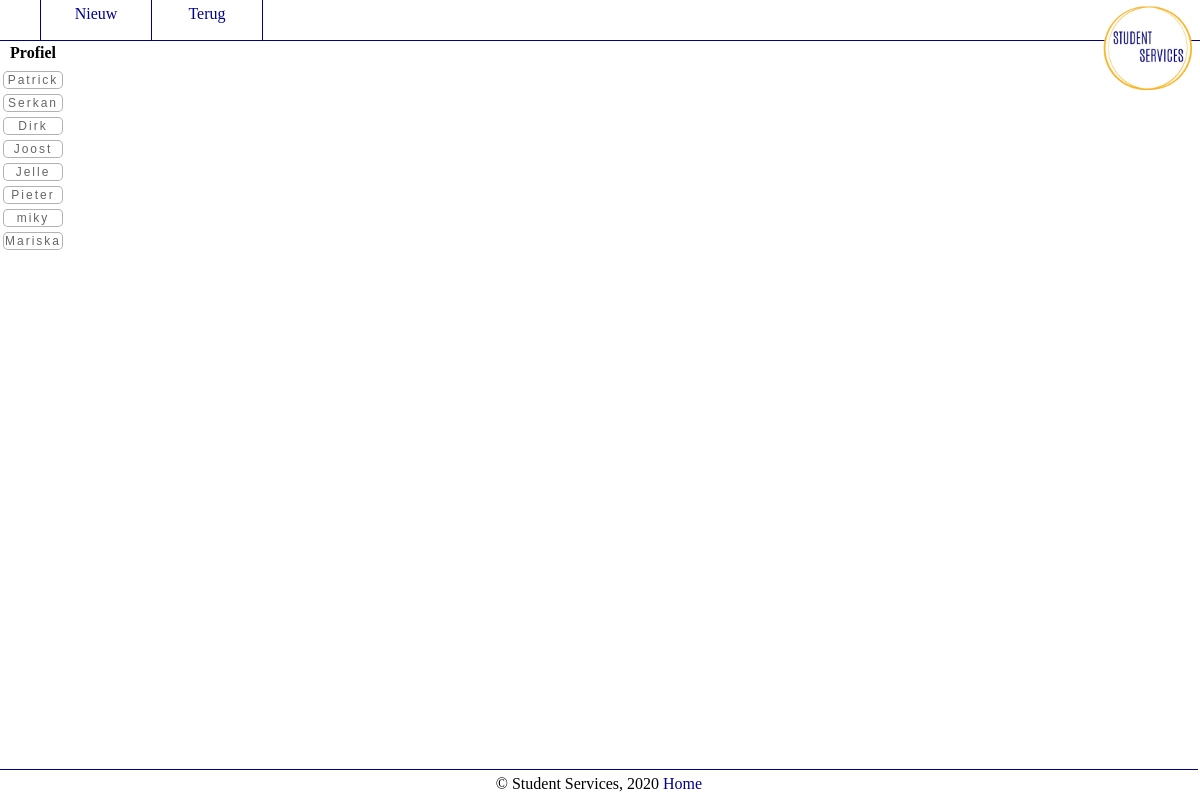
Screenshot of /View/Profiel/View.php with the database file from the repository.
### tables this page shows
CREATE TABLE PROFIEL(
GebruikerID int NOT NULL ,
ProfielID int NOT NULL PRIMARY KEY AUTO_INCREMENT,
Achternaam varchar(60) NOT NULL,
Voornaam varchar(50) NOT NULL,
Tussenvoegsel varchar(10) NULL,
School int NULL ,
Opleiding int NULL,
Startdatumopleiding date NULL,
Foto BLOB DEFAULT NULL,
Status ENUM('actief', 'non actief', 'verwijderd') DEFAULT 'actief',
Prefix varchar(8) NULL,
Straat varchar(50) NOT NULL,
Huisnummer int NOT NULL,
Extentie varchar(3) NULL,
Postcode varchar(6) NOT NULL,
Woonplaats varchar(60) NOT NULL,
Geboortedatum date NULL,
Telefoonnummer varchar(15) NULL,
FOREIGN KEY(GebruikerID) REFERENCES Gebruiker(GebruikerID) ON UPDATE CASCADE,
FOREIGN KEY(School) REFERENCES School(SchoolID) ON UPDATE CASCADE,
FOREIGN KEY(Opleiding) REFERENCES SELECTIEOPLEIDING(OpleidingID) ON UPDATE CASCADE
);

### Includes/DB.php (called while the page is built, shortened)
<?php
class ConnectDB {
    private PDO $conn;
    public function __construct() {
        $servername = "127.0.0.1";
        $username = "SSimp";
        $password = "SSimp1234!";
        $database = "studentservices";
        try {
            $this->conn = new PDO("mysql:host=$servername;dbname=$database", $username, $password);
            $this->conn ->setAttribute(PDO::ATTR_ERRMODE, PDO::ERRMODE_EXCEPTION);
        }
        catch(PDOException $e)
        {
            echo "Connection failed: " . $e->getMessage();
        }
    }
    public function GetConnection() : PDO
    {
        return $this->conn;
    }
}
?>

### Model/ProfielModel.php (called while the page is built, shortened)
<?php
require_once($_SERVER['DOCUMENT_ROOT'] . "/StudentServices/BaseClass/Profiel.php");
require_once($_SERVER['DOCUMENT_ROOT'] . "/StudentServices/includes/DB.php");
class ProfielModel
{
    private PDO $conn;
    public function __construct(){
        $this->ConnectDb = new ConnectDb();
        $this->conn      = $this->ConnectDb->GetConnection();
    }
    public function GetProfielen(){
        $sql = "SELECT ProfielID ,
            GebruikerID,
            School ,
            Opleiding ,
            Startdatumopleiding ,
            Status,
            Achternaam ,
            Voornaam ,
            Tussenvoegsel,
            Prefix ,
            Straat ,
            Huisnummer,
            Extentie ,
            Postcode ,
            Woonplaats ,
            Geboortedatum ,
            Telefoonnummer FROM Profiel";
        return $this->conn->query($sql);
    }
}

### Controller/ProfielController.php (called while the page is built, shortened)
<?php
require_once($_SERVER['DOCUMENT_ROOT'] . "/StudentServices/Model/ProfielModel.php");
require_once($_SERVER['DOCUMENT_ROOT'] . "/StudentServices/Controller/OpleidingController.php");
require_once($_SERVER['DOCUMENT_ROOT'] . "/StudentServices/Controller/SchoolController.php");
class ProfielController
{
    private ProfielModel $profielmodel;
    public function __construct(int $GebruikerID){
        $this->profielmodel = new ProfielModel();
    }
    public function GetProfielen(){
        $ProfielArray = [];
        foreach ($this->profielmodel->GetProfielen()->fetchAll(PDO::FETCH_ASSOC) as $profiel){
            $schoolc    = new SchoolController();
            $opleidingc = new OpleidingController();
            $profiel         = new Profiel(
                $profiel['ProfielID'],
                $profiel['GebruikerID'],
                $profiel['School'] == null ? null : $schoolc->getById($profiel['School']),
                $profiel['Opleiding'] == null ? null : $opleidingc->getById($profiel['Opleiding']),
                new DateTime($profiel['Startdatumopleiding']),
                $profiel['Status'] = null ? "onbekend" : $profiel['Status'],
                $profiel['Achternaam'] ?? "",
                $profiel['Voornaam'] ?? "",
                $profiel['Tussenvoegsel'] == null ? "" : $profiel['Tussenvoegsel'],
                $profiel['Prefix'] == null ? "" : $profiel['Prefix'],
                $profiel['Straat'] ?? "",
                $profiel['Huisnummer'] ?? 0,
                $profiel['Extentie'] ?? "",
                $profiel['Postcode'] ?? "",
                $profiel['Woonplaats'] ?? "",
                new DateTime($profiel['Geboortedatum']),
                $profiel['Telefoonnummer'] == null ? "" : $profiel['Telefoonnummer']);
            $ProfielArray [] = $profiel;
        }
        return $ProfielArray;
    }
}

### Model/SchoolModel.php (called while the page is built, shortened)
<?php
require_once  ($_SERVER['DOCUMENT_ROOT']."/StudentServices/includes/DB.php");
class SchoolModel
{
    private PDO $conn;
    public function __construct()
    {
        $this->ConnectDb = new ConnectDb();
        $this->conn = $this->ConnectDb->GetConnection();
    }
    function get(int $ID)
    {
        $sql = "Select SchoolID,Schoolnaam from SCHOOL WHERE SCHOOLID =$ID";
        return $this->conn->query($sql)->fetch(PDO::FETCH_ASSOC);
    }
}

### Model/OpleidingModel.php (called while the page is built, shortened)
<?php
require_once($_SERVER['DOCUMENT_ROOT'] . "/StudentServices/includes/DB.php");
class OpleidingModel
{
    private PDO $conn;
    public function __construct(){
        $this->ConnectDb = new ConnectDb();
        $this->conn      = $this->ConnectDb->GetConnection();
    }
    function get(int $ID){
        $sql = "SELECT OpleidingID,Naamopleiding,Voltijd_deeltijd  FROM SelectieOpleiding WHERE OpleidingID =$ID";
        return $this->conn->query($sql);
    }
}

### Controller/SchoolController.php (called while the page is built, shortened)
<?php
require_once ($_SERVER['DOCUMENT_ROOT']."/StudentServices/Model/SchoolModel.php");
class SchoolController
{
    private SchoolModel $schoolmodel;
    public function __construct() {
        $this->schoolmodel = new SchoolModel();
    }
    function getById(int $id) : school
    {
        $School = $this->schoolmodel->Get($id);
        return new School($School['SchoolID'],$School['Schoolnaam']);
    }
}

### Controller/OpleidingController.php (called while the page is built, shortened)
<?php
require_once ($_SERVER['DOCUMENT_ROOT']."/StudentServices/Model/OpleidingModel.php");
class OpleidingController
{
    private OpleidingModel $Opleidingmodel;
    public function __construct() {
        $this->Opleidingmodel = new OpleidingModel();
    }
    function getById(int $id)
    {
        $Opleiding = $this->Opleidingmodel->Get($id)->fetchAll(PDO::FETCH_ASSOC);
        return new Opleiding($Opleiding[0]['OpleidingID'],$Opleiding[0]['Naamopleiding'], $Opleiding[0]['Voltijd_deeltijd']);
    }
}

### BaseClass/Profiel.php (called while the page is built, shortened)
<?php
class Profiel
{
    private int $ProfielID;
    private string $Voornaam;
    public function __construct(int $ProfielID, int $GebruikerID, ?School $School, ?Opleiding $Opleiding,
        ?DateTime $Startdatumopleiding, string $Status, string $Achternaam, string $Voornaam, string $Tussenvoegsel,
        string $Prefix, string $Straat, int $Huisnummer, string $Extentie, string $Postcode,
        string $Woonplaats, ?DateTime $Geboortedatum, string $Telefoonnummer){
        $this->ProfielID           = $ProfielID;
        $this->Voornaam            = $Voornaam;
    }
    public function getProfielID(): int{
        return $this->ProfielID;
    }
    public function getVoornaam(): string{
        return $this->Voornaam;
    }
}

### View/Profiel/View.php (the view, shortened to what this page needs)
<?php
require_once ($_SERVER['DOCUMENT_ROOT']."/StudentServices/Controller/ProfielController.php");
?>
<!DOCTYPE HTML>
<html lang="en">
<head>
    <link rel="stylesheet" href="/StudentServices/css/style.css">
</head>
</head>
<body>
    <div class="header">
        <nav id="page-nav">
<ul>
    <?php
    echo "<li>
            <a href=\"Add.php\">Nieuw</a>
        </li>";
    echo "<li><a href=\"/StudentServices/index.php\">Terug</a></li>";
    ?>
</ul>
        </nav>
             <a href="index.html"><img id="logo" src="/StudentServices/images/logotrans.png"/></a>
    </div>
<div class="info">
<form  method="post" action="Edit.php">
<table> <tr> <th>Profiel</th> <th></th> <th></th></tr>
<tr><td>
    <?php
    if (empty($_Post) && !isset($_Post["actie"]))
    {
        $profielcontroller= new ProfielController(1000);
        foreach ($profielcontroller->GetProfielen() as $profiel)
        {
            echo "<tr> <td> <input type=\"submit\" value=\"".$profiel->getVoornaam()."\" formaction='Edit.php?ID=".$profiel->getProfielId()."' class=\"table1col\"> </td></tr>";
        }
    }
    ?>
    </td>
</tr>
</table>
</form>
</div>
<div class="footer">
    <div>© Student Services, 2020
        <?php
        $GebrID = 1;
        echo "<a href=\"index.php?GebrID=$GebrID\">Home </a>";
        ?>
    </div>
</div>
</body>
</html>

### css/style.css (style rules this page uses)
body { height:100%; padding:0px; margin:0px; }
.table1col { display: inline-block; color: #666; background-color: #ffffff; letter-spacing: 2px; font-size: 12px; padding: 1px; border-radius: 5px; -moz-border-radius: 5px; -webkit-border-radius: 5px; border: 1px solid rgba(0,0,0,0.3); border-bottom-width: 1px; width:100%; }
#logo { position: fixed; right : 0px; top :0px; height: 100px; width:100px; }
#page-nav { width: 100%; position: fixed; border-bottom: 1px solid #00008B; background-color: #ffffff; }
.info { grid-area: info; width:100%; overflow: auto; }
ul { list-style-type: none; overflow: hidden; width:100%; height:40px; margin:auto; background-color: #FFFFFF; border-color: #00008B; }
li { float: left; }
li a { text-decoration: none; float: left; background-color: #FFFFFF; color: #00008B; border-left: 1px solid #00008B; margin-left:0px; margin-top:0px; padding-top: 5px; height:40px; width:110px; font-size: 16px; text-align: center; }
li:last-child { border-right: 1px solid #00008B; }
.header { grid-area: header; height:40px; border-bottom: 1px solid #00008B; z-index:1; background-color: #FFFFFF; }
.footer { grid-area: footer; position: fixed; left: 0; bottom: 0; background-color: #ffffff; overflow: hidden; height:20px; padding:5px; width : 99%; text-align: center; border-top: 1px solid #00008B; }
.footer a { text-decoration: none; color: #00008B; margin-left:0px; margin-top:0px; padding-top: 25px; text-align: center; }

### rows the page displays
profiel: Voornaam "Patrick"
profiel: Voornaam "Serkan"
profiel: Voornaam "Dirk"
profiel: Voornaam "Joost"
profiel: Voornaam "Jelle"
profiel: Voornaam "Pieter"
profiel: Voornaam "miky"
profiel: Voornaam "Mariska"
